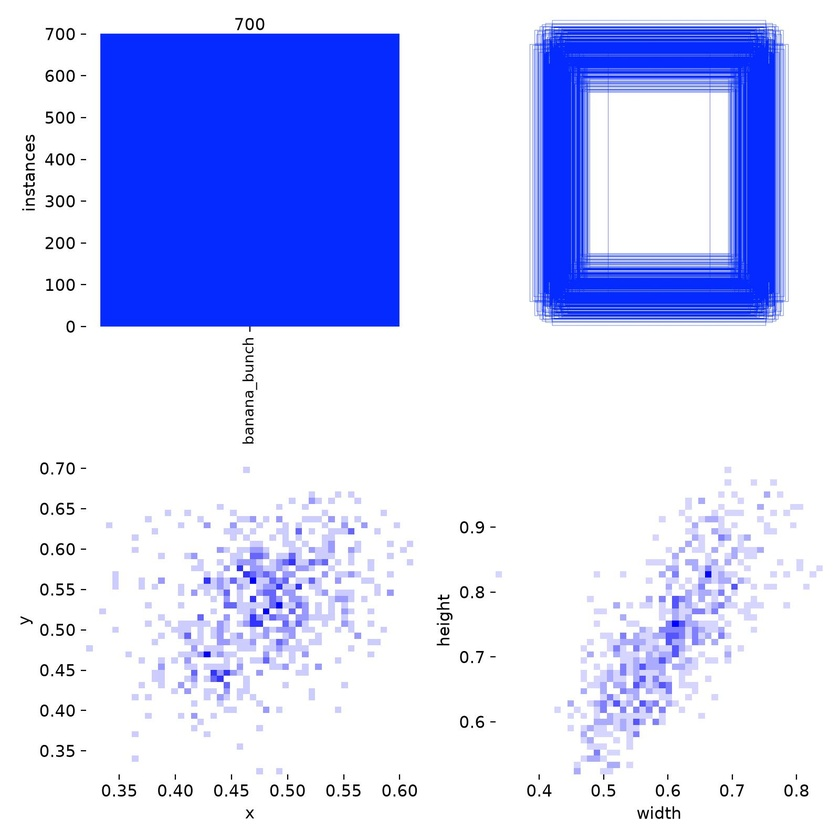
#> input picture training/runs/stage2_final/labels.jpg, 840 x 840 px, shrunk from 1600 x 1600 before the run
$ python -i prepare_stage2.py   (imports and definitions only)
#> lines starting #> are read from the running program, lines starting #| are printed output that depends on the picture; after the words box and inside, x2 and y2 are one past the last pixel; in counts of white or black regions, pixels touching at a corner belong together
#> further down, picture is the input picture: shape (840, 840, 3); mean B, G, R 251.1, 209.9, 203.2
import os
import shutil
import cv2
import numpy as np
import pandas as pd

from sklearn.model_selection import train_test_split


# ============================================================
# SETTINGS
# ============================================================

RAW_DIR = r"dataset/raw"
CLEANED_DIR = r"dataset/cleaned"

OUTPUT_DIR = r"dataset/stage2_det"
PREVIEW_DIR = r"stage2_annotation_preview"

RANDOM_STATE = 42

# Black-background threshold
VALUE_THRESHOLD = 15

# Ignore tiny foreground artifacts
MIN_AREA_RATIO = 0.001


# ============================================================
# CLEANED -> RAW FOLDER MAPPING
# ============================================================

# IMPORTANT:
# These are the actual cleaned folder names you currently have.
#
# Cleaned images are used ONLY to generate bounding boxes.
# Raw images are used as the actual Stage 2 training images.

CLASS_FOLDER_MAP = {
    "Cleaned_Class_A_Final": "Class_A",
    "Cleaned_Class_B_S": "Class_B",
}


# ============================================================
# IMAGE EXTENSIONS
# ============================================================

IMAGE_EXTENSIONS = (
    ".jpg",
    ".jpeg",
    ".png",
    ".bmp",
    ".webp",
    ".tiff"
)


def is_image(filename):
    return filename.lower().endswith(IMAGE_EXTENSIONS)


# ============================================================
# FILENAME NORMALIZATION
# ============================================================

# [114 lines left out: functions normalize_filename, find_matching_raw, not called in this run]


# ============================================================
# CREATE FOREGROUND MASK
# ============================================================

def create_bunch_mask(image):
    """
    Uses the black background of the cleaned image
    to isolate the banana bunch.
    """

    hsv = cv2.cvtColor(
        image,
        cv2.COLOR_BGR2HSV
    )
#> hsv: shape (840, 840, 3); mean H, S, V 38.2, 49.3, 251.2

    value = hsv[:, :, 2]
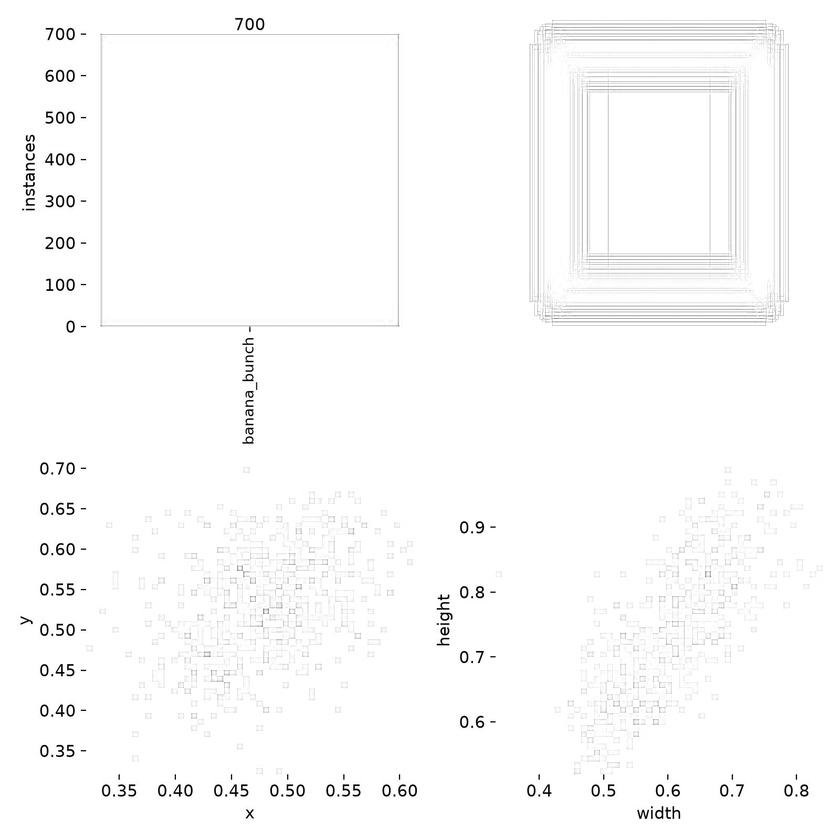
#> value: shape (840, 840); min 0, max 255, mean 251.2

    # Pixels brighter than the black background
    mask = np.where(
        value > VALUE_THRESHOLD,
        255,
        0
    ).astype(np.uint8)
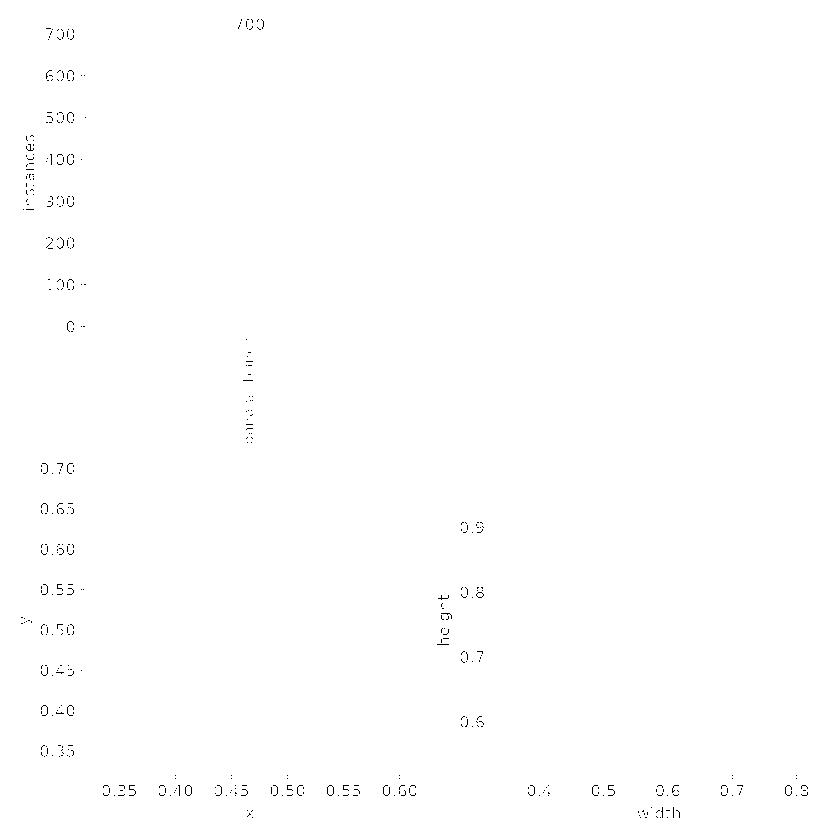
#> mask: shape (840, 840); 99.7% white; black in thin lines or dots, all inside (x1, y1, x2, y2) = (21, 19, 808, 818)


    # --------------------------------------------------------
    # Remove small isolated noise
    # --------------------------------------------------------

    open_kernel = np.ones(
        (5, 5),
        np.uint8
    )

    mask = cv2.morphologyEx(
        mask,
        cv2.MORPH_OPEN,
        open_kernel
    )
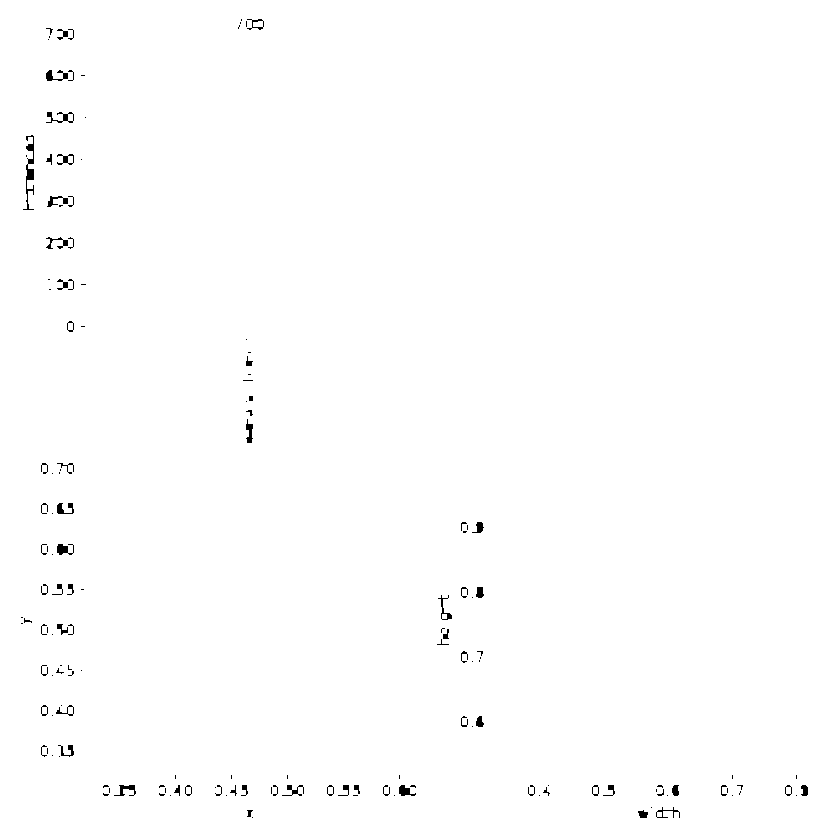
#> mask: shape (840, 840); 99.4% white; 156 black regions (89 under 20 px), largest, box (x1, y1, x2, y2) and area: (23, 135, 34, 210) 275, (46, 112, 74, 123) 123, (46, 70, 68, 81) 119


    # --------------------------------------------------------
    # Fill small gaps
    # --------------------------------------------------------

    close_kernel = np.ones(
        (11, 11),
        np.uint8
    )

    mask = cv2.morphologyEx(
        mask,
        cv2.MORPH_CLOSE,
        close_kernel
    )
#> mask: shape (840, 840); every value is 255


    return mask


# ============================================================
# FIND WHOLE-BUNCH BOUNDING BOX
# ============================================================

def get_whole_bunch_bbox(image):
    """
    Finds ONE bounding box around the whole banana bunch.
    """

    mask = create_bunch_mask(
        image
    )

    image_height, image_width = image.shape[:2]
#> image_height = 840; image_width = 840

    minimum_area = (
        image_height *
        image_width *
        MIN_AREA_RATIO
    )
#> minimum_area = 705.6


    contours, _ = cv2.findContours(
        mask,
        cv2.RETR_EXTERNAL,
        cv2.CHAIN_APPROX_SIMPLE
    )
#> contours = [[[0, 0], [0, 839], [839, 839], [839, 0]]]


    valid_contours = []

    for contour in contours:

        area = cv2.contourArea(
            contour
        )

        if area >= minimum_area:

            valid_contours.append(
                contour
            )
#> this loop made 1 pass
#> (contour, area) on pass 1: ([[0, 0], [0, 839], [839, 839], [839, 0]], 703921)
#> after the loop, valid_contours = [[[0, 0], [0, 839], [839, 839], [839, 0]]]


    if not valid_contours:
        return None, mask


    # Combine all valid foreground regions.
    # The target is the WHOLE banana bunch.
    all_points = np.vstack(
        valid_contours
    )
#> all_points = [[0, 0], [0, 839], [839, 839], [839, 0]]


    x, y, w, h = cv2.boundingRect(
        all_points
    )
#> x = 0; y = 0; w = 840; h = 840


    return (
        x,
        y,
        w,
        h
    ), mask


# ============================================================
# CONVERT BOUNDING BOX TO YOLO FORMAT
# ============================================================

# [39 lines left out: function bbox_to_yolo, not called in this run]


# ============================================================
# LOAD ALL CLEANED IMAGES AND BUILD ANNOTATION RECORDS
# ============================================================

records = []

processed_count = 0
failed_count = 0


# [301 lines not run here, left out]


# ============================================================
# CREATE DATAFRAME
# ============================================================

annotations_df = pd.DataFrame(
    records
)


# [18 lines not run here, left out]


annotation_record_path = os.path.join(
    PREVIEW_DIR,
    "stage2_annotation_record.csv"
)


# [16 lines not run here, left out]


# ============================================================
# STRATIFIED STAGE 2 SPLIT
# ============================================================
#
# Stage 2:
# Class A = 500
# Class B = 500
#
# 70% = 700
# 15% = 150
# 15% = 150
# ============================================================

# [6 lines that did not run here, left out]


# [6 lines that did not run here, left out]


# ============================================================
# PRINT SPLIT COUNTS
# ============================================================

# [57 lines not run here, left out]


# ============================================================
# COPY RAW IMAGES + WRITE YOLO LABELS
# ============================================================

# [66 lines left out: function export_split, not called in this run]


# ============================================================
# EXPORT ALL SPLITS
# ============================================================

# [14 lines not run here, left out]


# ============================================================
# SAVE SPLIT RECORD
# ============================================================

# [1 line that did not run here, left out]
# [1 line that did not run here, left out]

# [1 line that did not run here, left out]
# [1 line that did not run here, left out]

# [1 line that did not run here, left out]
# [1 line that did not run here, left out]


# [8 lines that did not run here, left out]


split_record_path = os.path.join(
    OUTPUT_DIR,
    "stage2_split_record.csv"
)


# [4 lines not run here, left out]


# ============================================================
# CREATE data.yaml
# ============================================================

yaml_path = os.path.join(
    OUTPUT_DIR,
    "data.yaml"
)


yaml_content = f"""path: {os.path.abspath(OUTPUT_DIR).replace(os.sep, '/')}
train: images/train
val: images/val
test: images/test

names:
  0: banana_bunch
"""


# [84 lines not run here, left out]

>>> import cv2
>>> picture = cv2.imread('runs/stage2_final/labels.jpg')
>>> result = get_whole_bunch_bbox(picture)
